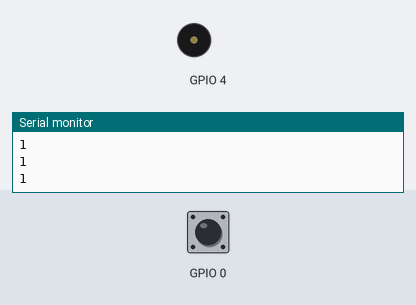
Recording of a sketch running on a simulated ESP32. On the bench: buzzer (waves = sounding), the last lines printed to the serial monitor. Inputs (shaded band) come from the test bench; at power-on: GPIO 0 HIGH.

Above: at 1.2 s.
1.3 s: GPIO 0 pulled LOW for 0.15 s
At 1.6 s:
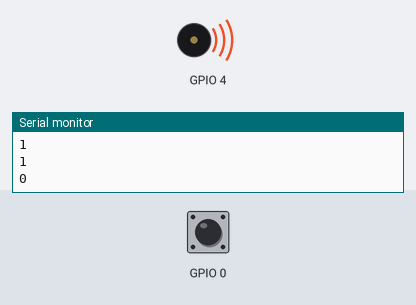
Timing chart, 0 to 8.8 s (numbered marks = the images above; inputs shaded):
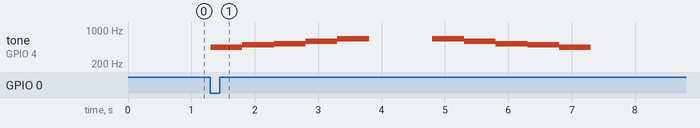

The sketch:

31_Buzzer_Button_Tone_ESP32.ino
```cpp
void setup() {
  Serial.begin(9600);
  pinMode(0, INPUT_PULLUP);
  pinMode(4, OUTPUT);
}

void loop() {
  int pushed = digitalRead(0);
  Serial.println(pushed);
  if (pushed == LOW){
    tone(4, 440); //A4
    delay(500);
    tone(4, 494); //B4
    delay(500);
    tone(4, 523); //C4
    delay(500);
    tone(4, 587); //D4
    delay(500);
    tone(4, 659); //E4
    delay(500);
    noTone(4);
    delay(1000);
    tone(4, 659); //E4
    delay(500);
    tone(4, 587); //D4
    delay(500);
    tone(4, 523); //C4
    delay(500);
    tone(4, 494); //B4
    delay(500);
    tone(4, 440); //A4
    delay(500);
  }
  else{
    noTone(4);
  }
}
```

Measured:
- after the input at 1.3 s, tone on GPIO 4: plays 440 Hz for 0.50 s, 494 Hz for 0.50 s, 523 Hz for 0.50 s, 587 Hz for 0.50 s, 659 Hz for 0.50 s, 659 Hz for 0.50 s … (10 notes in this stretch), starting at once
